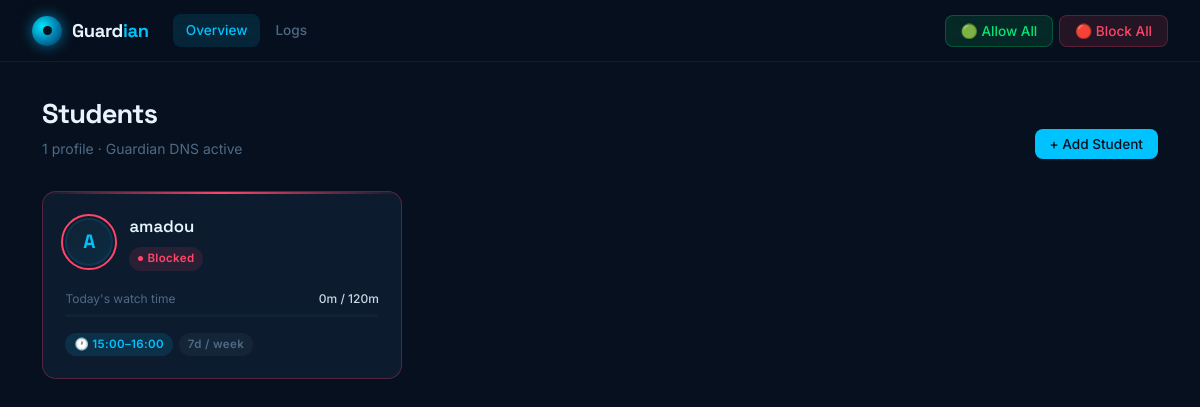
The page / on the database its author committed.
### tables this page shows
CREATE TABLE students (
            id                   INTEGER PRIMARY KEY AUTOINCREMENT,
            name                 TEXT    NOT NULL,
            token                TEXT    UNIQUE NOT NULL,
            allowed_days         TEXT    DEFAULT '[0,1,2,3,4,5,6]',
            start_hour           INTEGER DEFAULT 19,
            end_hour             INTEGER DEFAULT 22,
            daily_limit_minutes  INTEGER DEFAULT 120,
            active               INTEGER DEFAULT 1,
            emergency_blocked    INTEGER DEFAULT 0,
            created_at           TEXT    DEFAULT (datetime('now'))
        );

### app.py (the view)
@app.route('/')
def index():
    return render_template('index.html', students=get_all_students())

### database.py (called while the page is built)
def _hydrate(row):
    if row is None:
        return None
    s = dict(row)
    try:
        s['allowed_days'] = json.loads(s.get('allowed_days') or '[]')
    except Exception:
        s['allowed_days'] = []
    return s

def get_all_students():
    with ENGINE.connect() as conn:
        rows = conn.execute(
            select(students).where(students.c.active == 1).order_by(students.c.name)
        ).mappings().all()
    students_list = [_hydrate(r) for r in rows]
    for s in students_list:
        s['minutes_today'] = get_watch_minutes_today(s['id'])
    return students_list

def get_watch_minutes_today(student_id):
    today = date.today().isoformat()
    with ENGINE.connect() as conn:
        rows = conn.execute(
            select(watch_sessions.c.session_start, watch_sessions.c.last_query)
            .where((watch_sessions.c.student_id == student_id) & (watch_sessions.c.date == today))
        ).mappings().all()
    total = 0.0
    for r in rows:
        start = datetime.fromisoformat(r['session_start'])
        last = datetime.fromisoformat(r['last_query'])
        total += (last - start).total_seconds() / 60
    return round(total, 1)

### templates/index.html (shortened to what this page needs)
{% extends 'base.html' %}
{% block content %}
<div class="container">
  <div class="page-header">
    <div>
      <h1 class="page-title">Students</h1>
      <p class="page-sub">{{ students|length }} profile{{ 's' if students|length != 1 else '' }} · Guardian DNS active</p>
    </div>
    <button class="btn btn-primary" onclick="openAdd()">+ Add Student</button>
  </div>
  {% if students %}
  <div class="student-grid">
    {% for s in students %}
    {% set pct = [((s.minutes_today / s.daily_limit_minutes * 100) if s.daily_limit_minutes else 0)|round|int, 100]|min %}
    {% set fill = 'fill-full' if pct >= 100 else 'fill-warn' if pct >= 75 else 'fill-ok' %}
    {% set ring = 'ring-red' if s.emergency_blocked else ('ring-amber' if pct >= 100 else 'ring-green') %}
    {% set blocked = s.emergency_blocked %}
    <a href="/student/{{ s.id }}"
       class="student-card {{ 'is-blocked' if blocked else '' }}">
      <div class="card-top">
        <div class="avatar-wrap {{ ring }}">
          <div class="avatar">{{ s.name[0].upper() }}</div>
          <div class="status-ring"></div>
        </div>
        <div style="flex:1; min-width:0;">
          <div class="card-name">{{ s.name }}</div>
          <div class="card-status-row">
            {% if blocked %}
              <span class="badge badge-red"><span class="dot"></span>Blocked</span>
            {% elif pct >= 100 %}
              <span class="badge badge-amber"><span class="dot"></span>Limit reached</span>
            {% else %}
              <span class="badge badge-green"><span class="dot"></span>Active</span>
            {% endif %}
          </div>
        </div>
      </div>
      <div class="usage-block">
        <div class="usage-header">
          <span>Today's watch time</span>
          <span class="usage-val">{{ s.minutes_today|int }}m / {{ s.daily_limit_minutes }}m</span>
        </div>
        <div class="usage-track">
        </div>
      </div>
      <div class="card-footer">
        <span class="badge badge-blue">
          🕐 {{ '%02d'|format(s.start_hour) }}:00–{{ '%02d'|format(s.end_hour) }}:00
        </span>
        <span class="badge badge-muted">{{ s.allowed_days|length }}d / week</span>
      </div>
    </a>
    {% endfor %}
  </div>
  {% endif %}
</div>
{% endblock %}

### templates/base.html (shortened to what this page needs)
<!DOCTYPE html>
<html lang="en">
<head>
</head>
<body>
<nav>
  <a href="/" class="nav-brand">
    <div class="nav-eye"></div>
    <span class="nav-brand-name">Guard<span>ian</span></span>
  </a>
  <div class="nav-links">
    <a href="/"     class="nav-link {% if request.endpoint=='index'      %}active{% endif %}">Overview</a>
    <a href="/logs" class="nav-link {% if request.endpoint=='logs_page'  %}active{% endif %}">Logs</a>
  </div>
  <div class="nav-actions">
    <button class="btn btn-success" onclick="emergencyAll(false)">🟢 Allow All</button>
    <button class="btn btn-danger"  onclick="emergencyAll(true)">🔴 Block All</button>
  </div>
</nav>
<main>{% block content %}{% endblock %}</main>
</body>
</html>

### rows shown on the page
students: name "A", name "amadou", minutes_today "0", daily_limit_minutes "120", start_hour "15", end_hour "16", allowed_days|length "7"

### other values the page prints
{{ students|length }} "1"
